Frame 1 (no input): blank canvas, image omitted
Frame 60 (no input): blank canvas, image omitted
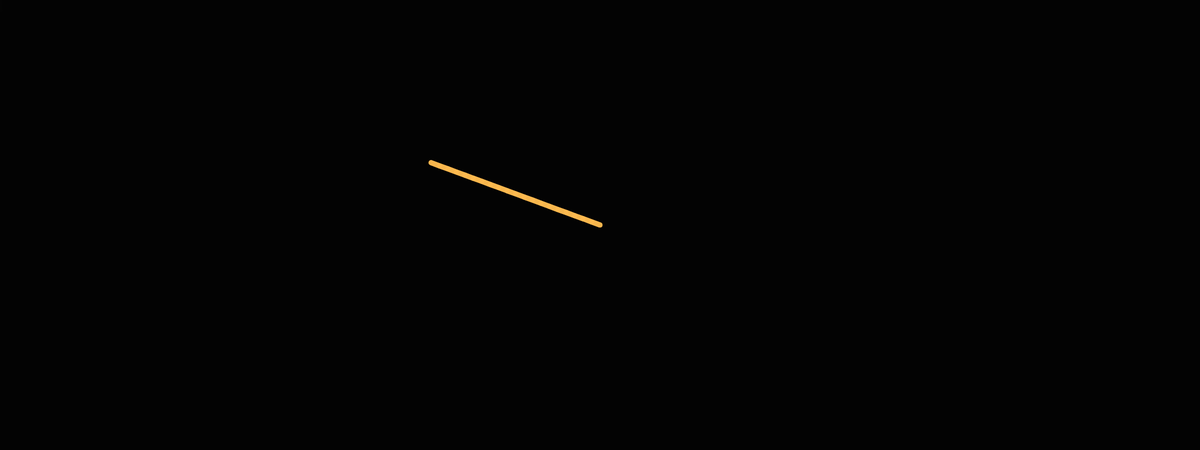
Frame 120 (the mouse pressed at the canvas centre since frame 60)

The p5.js sketch whose frames 1 and 60 were blank and that drew this single picture after the mouse press (run headless with seeded random() and noise() and a simulated clock; from frame 60 on, the mouse is pressed at the canvas centre):

// p5.js sketch
// ── sketch.js

let x = [],
  y = [],
  segNum = 20,
  segLength = 18;

for (let i = 0; i < segNum; i++) {
  x[i] = 0;
  y[i] = 0;
}

function setup() {
  createCanvas(2400, 900);      
  strokeWeight(10);            
  stroke(255, 180);           
}
// change
function draw() {
  background(0, 30);

 
  let g = map(mouseX, 0, width, 120, 255); 
  stroke(255, g, 80, 200);

  dragSegment(0, mouseX, mouseY);
  for (let i = 0; i < x.length - 1; i++) {
    dragSegment(i + 1, x[i], y[i]);
  }
}

function dragSegment(i, xin, yin) {
  const dx = xin - x[i];
  const dy = yin - y[i];
  const angle = atan2(dy, dx);
  x[i] = xin - cos(angle) * segLength;
  y[i] = yin - sin(angle) * segLength;
  segment(x[i], y[i], angle);
}

function segment(x, y, a) {
  push();
  translate(x, y);
  rotate(a);
  line(0, 0, segLength, 0);
  pop();
}
